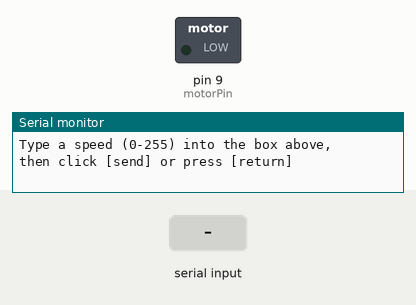
A sketch run on a simulated Arduino Uno, built with avr-gcc and run on an emulated ATmega328P. Parts: switched loads named in the sketch (green lamp = pin HIGH), the last lines printed to the serial monitor. The test bench sets the inputs (shaded band).

Above: at 1.2 s.
1.3 s: "90,45\n" received over Serial
At 2.0 s:
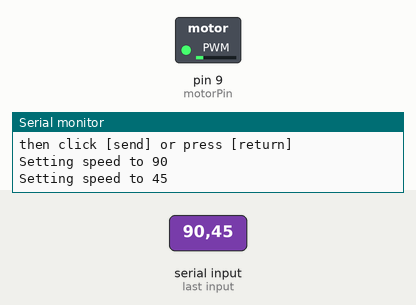
3.8 s: "30,150\n" received over Serial
At 4.6 s:
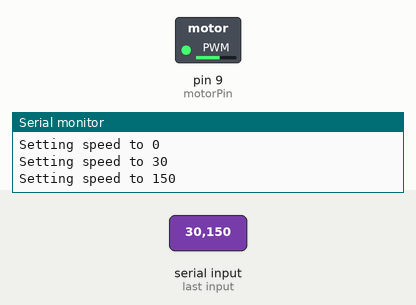
6.3 s: "200\n" received over Serial
At 6.9 s:
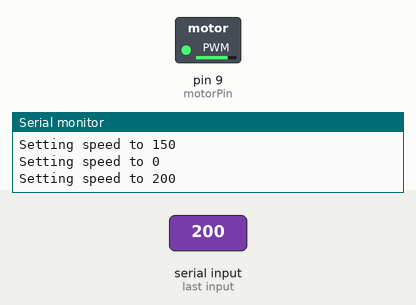
8.8 s: "90\n" received over Serial
At 9.6 s:
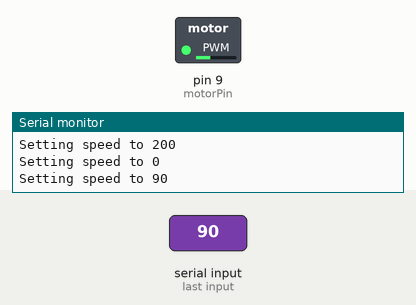
Timing chart, 0 to 11.8 s (numbered marks = the images above; inputs shaded):
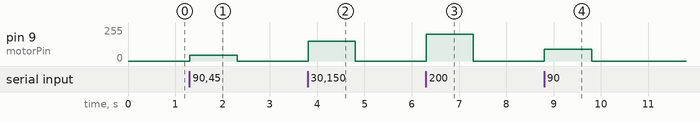

The sketch:

Circuit_10.ino
```cpp
/*

Example sketch 10

SPINNING A MOTOR

  Use a transistor to spin a motor at different speeds.
  We'll also show you how to input data from the serial port
  (see the serialSpeed() function below).

  Motors are the basis for thousands of things in our daily lives,
  and the Arduino can control them. Here we'll use pulse-width
  modulation (PWM) to vary the speed of a motor.

  The Arduino pins are strong enough to light small LEDs (up to
  40 milliAmps), but they're not strong enough to run motors and
  other power-hungry parts. (This motor needs 50-100mA).
  Because the motor needs more current than an Arduino pin can
  provide, we'll use a transistor to do the heavy lifting.
  A transistor is a solid-state switch. When we give it a small
  amount of current, it can switch a much larger current.
  The transistors in your kit (2N2222) can switch up to 200mA.

  You can turn a transistor on and off using the digitalWrite()
  function, but you can also use the analogWrite() function to
  vary the speed of the motor. The analogWrite() function pulses
  a pin, varying the width of the pulse from 0% to 100%. We call
  this technique "PWM", for "Pulse-Width Modulation".

  One thing to keep in mind is that when you lower the speed of
  a motor using PWM, you're also reducing the torque (strength)
  of the motor. For PWM values below 50 or so, the motor won't have
  enough torque to start spinning. It will start spinning when you
  raise the speed a bit.

Hardware connections:

  Transistor:

    The transistor has three pins. Looking at the flat side with the
    pins down, the order is COLLECTOR, BASE, EMITTER.

    Connect the black wire on the motor to the
    COLLECTOR pin on the transistor.

    Connect the BASE pin through a 330 Ohm resistor to
    digital pin 9.

    Connect the EMITTER pin to GND.

  Motor:

    You've already connected the black wire on the motor to the
    COLLECTOR pin on the transistor.

    Connect the other (red) wire on the motor to 5V.

  Flyback diode:

    When the motor is spinning and suddenly turned off, the
    magnetic field inside it collapses, generating a voltage spike.
    This can damage the transistor. To prevent this, we use a
    "flyback diode", which diverts the voltage spike away from
    the transistor.

    Connect the side of the diode with the band (cathode) to 5V
    Connect the other side of the diode (anode) to the black wire
    on the motor.

This sketch was written by SparkFun Electronics,
with lots of help from the Arduino community.
This code is completely free for any use.
Visit http://www.arduino.cc to learn about the Arduino.

Version 2.0 6/2012 MDG
*/

// We'll be controlling the motor from pin 9.
// This must be one of the PWM-capable pins.

const int motorPin = 9;


void setup()
{
  // Set up the motor pin to be an output:

  pinMode(motorPin, OUTPUT);

  // Set up the serial port:

  Serial.begin(9600);
}


void loop()
{
  // Here we've used comments to disable some of the examples.
  // To try different things, uncomment one of the following lines
  // and comment the other ones. See the functions below to learn
  // what they do and how they work.

  // motorOnThenOff();
  // motorOnThenOffWithSpeed();
  // motorAcceleration();
     serialSpeed();
}


// This function turns the motor on and off like the blinking LED.
// Try different values to affect the timing.

void motorOnThenOff()
{
  int onTime = 3000;  // milliseconds to turn the motor on
  int offTime = 3000; // milliseconds to turn the motor off

  digitalWrite(motorPin, HIGH); // turn the motor on (full speed)
  delay(onTime);                // delay for onTime milliseconds
  digitalWrite(motorPin, LOW);  // turn the motor off
  delay(offTime);               // delay for offTime milliseconds
}


// This function alternates between two speeds.
// Try different values to affect the timing and speed.

void motorOnThenOffWithSpeed()
{
  int Speed1 = 200;  // between 0 (stopped) and 255 (full speed)
  int Time1 = 3000;  // milliseconds for speed 1

  int Speed2 = 50;   // between 0 (stopped) and 255 (full speed)
  int Time2 = 3000;  // milliseconds to turn the motor off

  analogWrite(motorPin, Speed1);  // turns the motor On
  delay(Time1);                   // delay for onTime milliseconds
  analogWrite(motorPin, Speed2);  // turns the motor Off
  delay(Time2);                   // delay for offTime milliseconds
}


// This function slowly accelerates the motor to full speed,
// then back down to zero.

void motorAcceleration()
{
  int speed;
  int delayTime = 20; // milliseconds between each speed step

  // accelerate the motor

  for(speed = 0; speed <= 255; speed++)
  {
    analogWrite(motorPin,speed);	// set the new speed
    delay(delayTime);           	// delay between speed steps
  }

  // decelerate the motor

  for(speed = 255; speed >= 0; speed--)
  {
    analogWrite(motorPin,speed);	// set the new speed
    delay(delayTime);           	// delay between speed steps
  }
}


// This function will let you type a speed into the serial
// monitor window. Open the serial monitor using the magnifying-
// glass icon at the top right of the Arduino window. Then
// type your desired speed into the small text entry bar at the
// top of the window and click "Send" or press return. The motor
// will then operate at that speed. The valid range is 0 to 255.

void serialSpeed()
{
  int speed;

  Serial.println("Type a speed (0-255) into the box above,");
  Serial.println("then click [send] or press [return]");
  Serial.println();  // Print a blank line

  // In order to type out the above message only once,
  // we'll run the rest of this function in an infinite loop:

  while(true)  // "true" is always true, so this will loop forever.
  {
    // First we check to see if incoming data is available:

    while (Serial.available() > 0)
    {
      // If it is, we'll use parseInt() to pull out any numbers:

      speed = Serial.parseInt();

      // Because analogWrite() only works with numbers from
      // 0 to 255, we'll be sure the input is in that range:

      speed = constrain(speed, 0, 255);

      // We'll print out a message to let you know that the
      // number was received:

      Serial.print("Setting speed to ");
      Serial.println(speed);

      // And finally, we'll set the speed of the motor!

      analogWrite(motorPin, speed);
    }
  }
}
```

Measured:
- after the input at 1.3 s, pin 9 (motorPin): 0/255 → 45/255 at once, → 0/255 1.0 s later
- after the input at 3.8 s, pin 9 (motorPin): 0/255 → 150/255 at once, → 0/255 1.0 s later
- after the input at 6.3 s, pin 9 (motorPin): 0/255 → 200/255 at once, → 0/255 1.0 s later
- after the input at 8.8 s, pin 9 (motorPin): 0/255 → 90/255 at once, → 0/255 1.0 s later
